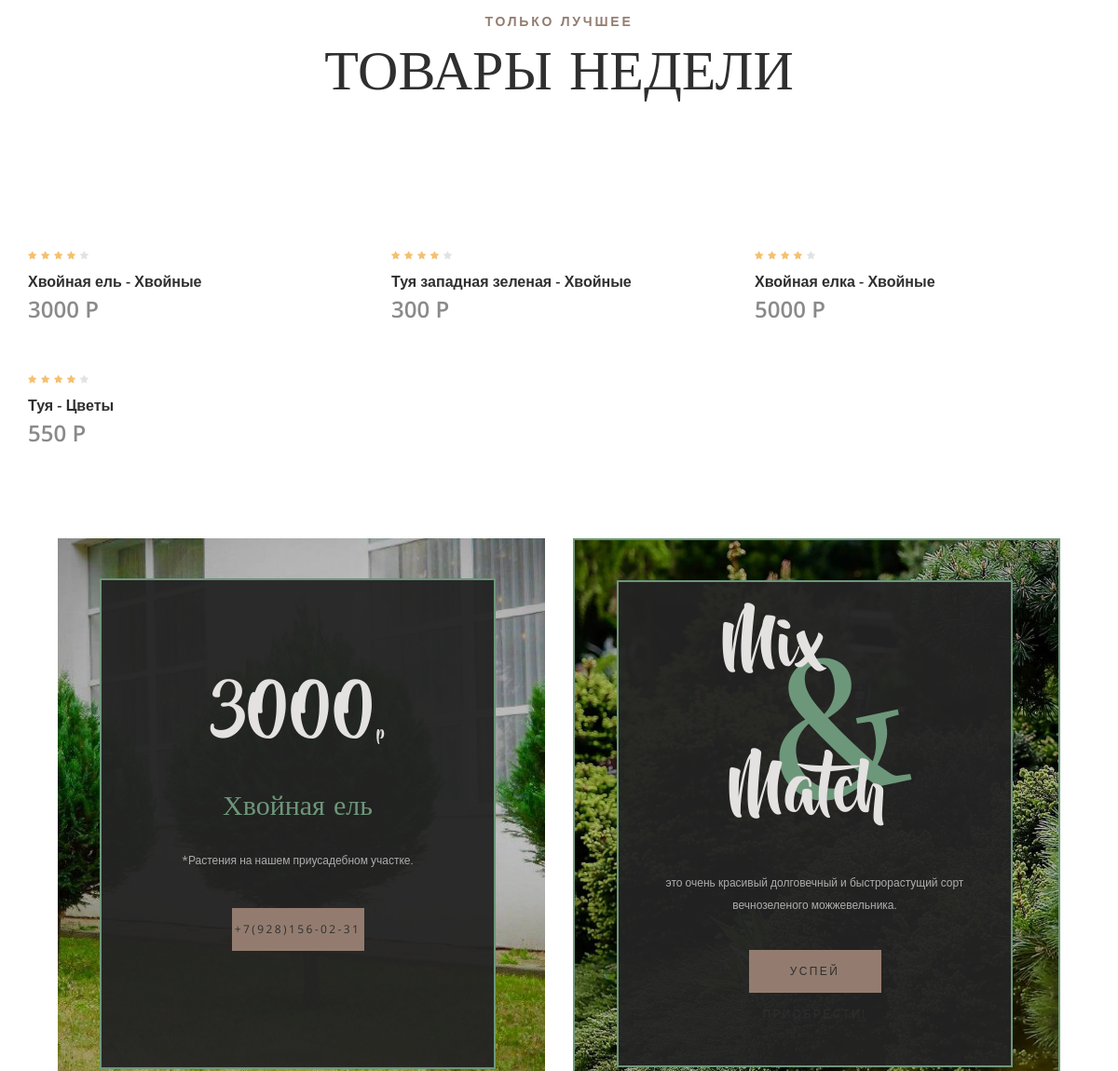
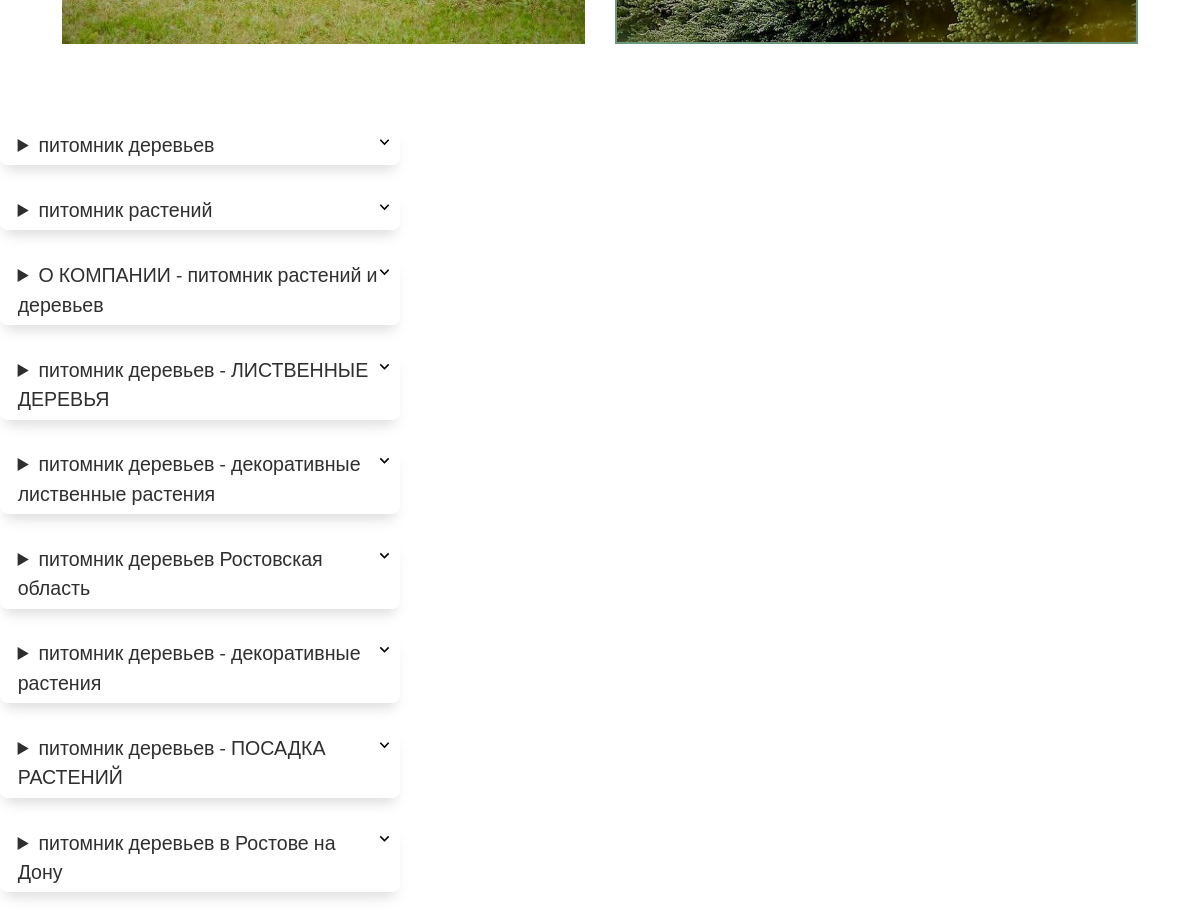
Before: / (middle part) with the older database file (2 pictures, top to bottom).
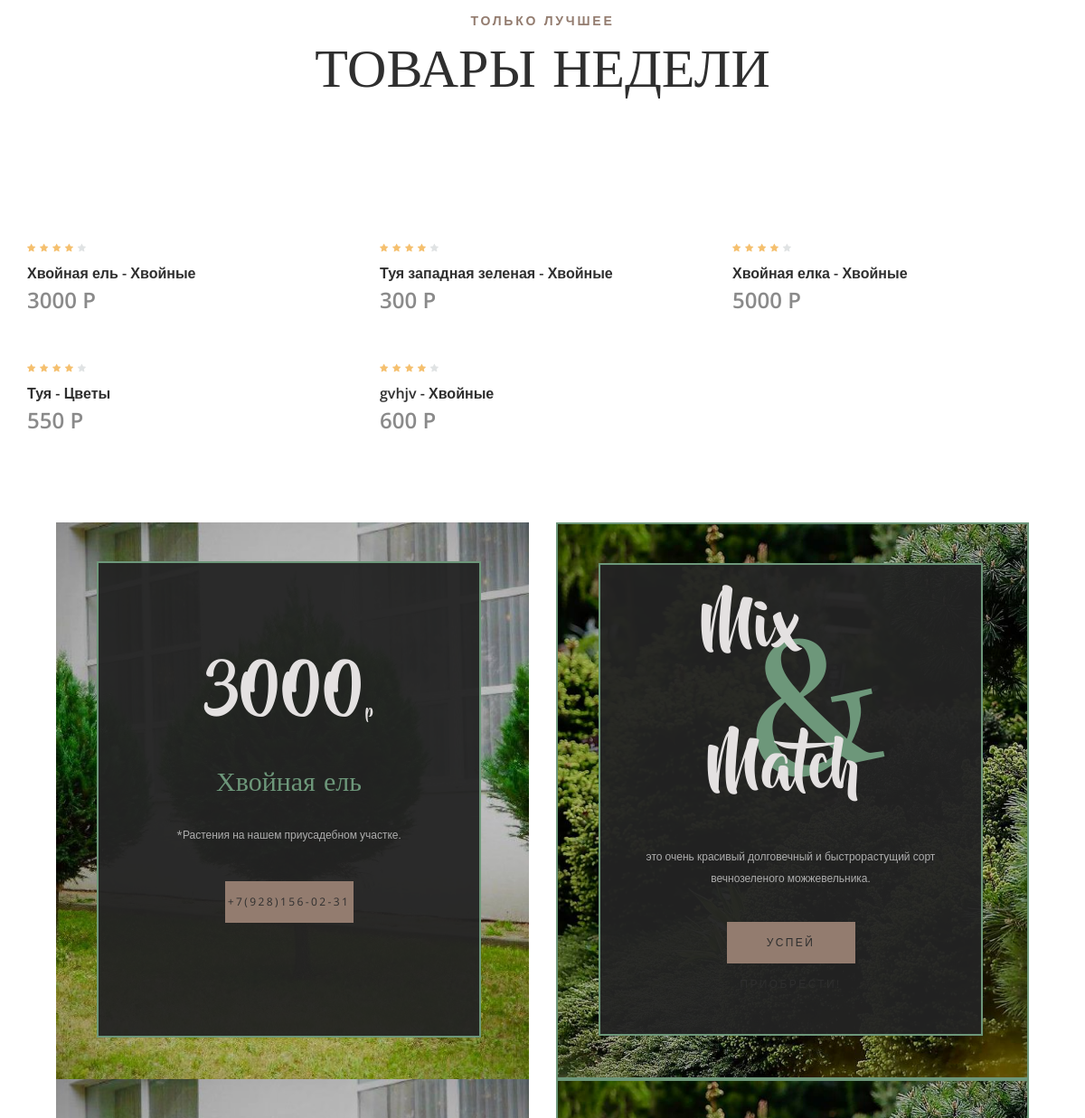
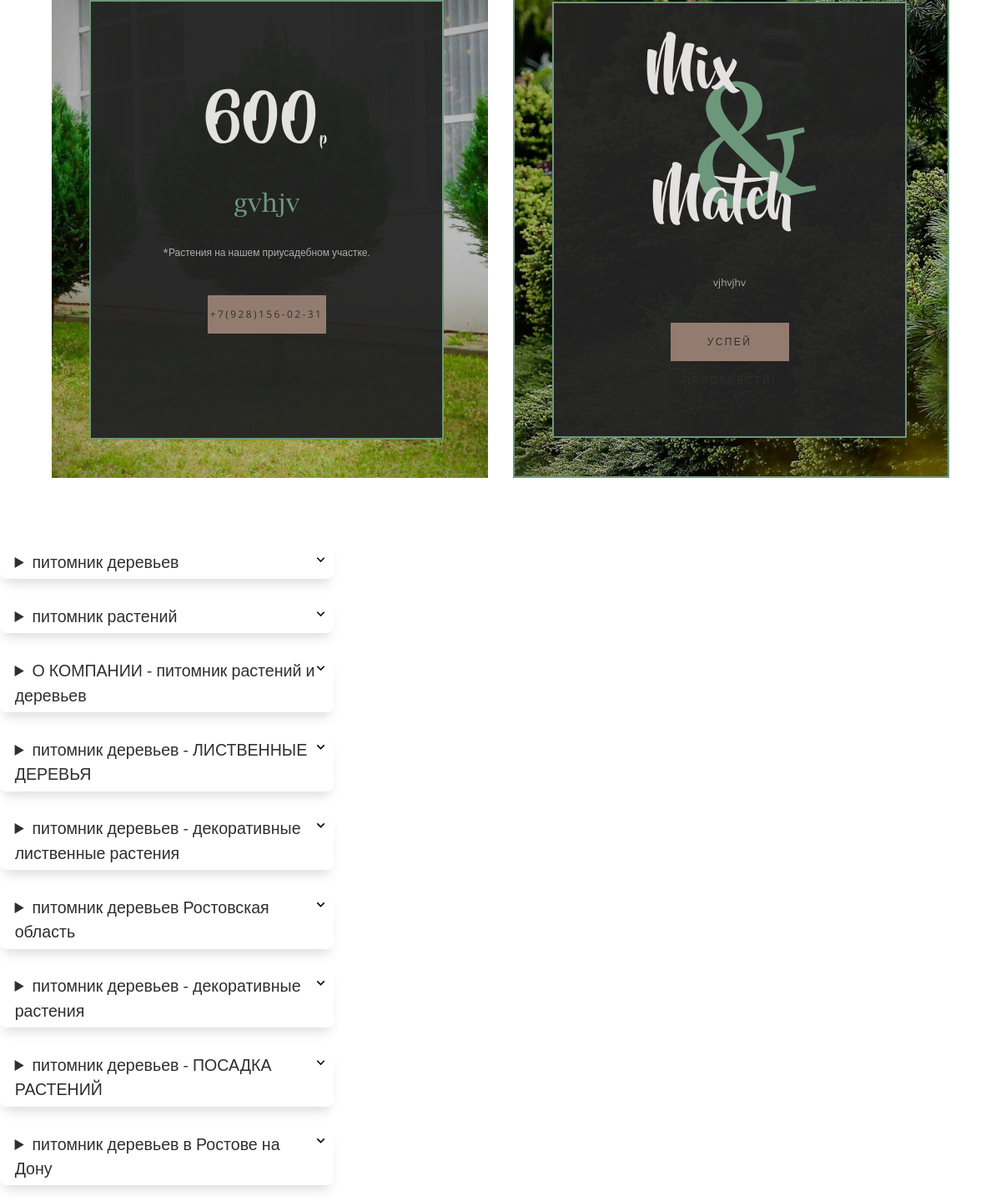
After: the same page with the newer database file (2 pictures, top to bottom).
### main/models.py (models this page shows, shortened)
class Product(models.Model):
    class Meta:
        verbose_name = 'Цветы'
        verbose_name_plural = 'Цветы'
    name = models.CharField(verbose_name='Наименование продукта', max_length=155)
    categories = models.ForeignKey(CategoriesProduct, verbose_name='Категория', on_delete=models.PROTECT)
    photo = models.ImageField(verbose_name='Фотография', upload_to='photo/Products/%Y/%m/%d/')
    description = models.TextField(verbose_name='Краткое описание(300 символов)', max_length=300)
    price = models.IntegerField(verbose_name='Цена')
    is_active = models.BooleanField(verbose_name='Опубликованно')
    popular = models.BooleanField(verbose_name='Отображается на главной странице(может быть 3)')
    product_is_day = models.BooleanField(verbose_name='Продукт недели(может быть один)')

class CategoriesProduct(models.Model):
    class Meta:
        verbose_name = 'Категория цветов'
        verbose_name_plural = 'Категории цветов'
    name = models.CharField(verbose_name='Наименование категории', max_length=100)
    photo = models.ImageField(verbose_name='Фотография', upload_to='photo/categoriesProducts/%Y/%m/%d/')

class Articles(models.Model):
    class Meta:
        verbose_name = 'Статья'
        verbose_name_plural = 'Статьи'
    title = models.CharField(verbose_name='Заголовок', max_length=100)
    content = models.TextField(verbose_name='Контент')

### main/views.py (the view)
# urls.py: path('', show_index, name='index'),
def show_index(req):
    data = {
        'categories': CategoriesProduct.objects.all(),
        'products_is_day': Product.objects.filter(product_is_day=True),
        'products_popular': Product.objects.filter(popular=True),
        'images': MainImg.objects.all(),
        'articles': Articles.objects.all(),
    }
    return render(req, 'main/index.html', data)

### main/templates/main/index.html (shortened to what this page needs)
{% load static %}
<!DOCTYPE html>
<html lang="en">
<head>
<link rel="stylesheet" type="text/css" href="{% static 'main/css/bootstrap4/bootstrap.min.css' %}">
<link rel="stylesheet" type="text/css" href="{% static 'main/css/blog.css' %}">
<link href="{% static 'main/plugins/font-awesome-4.7.0/css/font-awesome.min.css' %}" rel="stylesheet" type="text/css">
<link rel="stylesheet" type="text/css" href="{% static 'main/plugins/OwlCarousel2-2.2.1/owl.carousel.css' %}">
<link rel="stylesheet" type="text/css" href="{% static 'main/plugins/OwlCarousel2-2.2.1/owl.theme.default.css' %}">
<link rel="stylesheet" type="text/css" href="{% static 'main/plugins/OwlCarousel2-2.2.1/animate.css' %}">
<link href="{% static 'main/plugins/colorbox/colorbox.css' %}" rel="stylesheet" type="text/css">
<link rel="stylesheet" type="text/css" href="{% static 'main/css/main_styles.css' %}">
<link rel="stylesheet" type="text/css" href="{% static 'main/css/contact.css' %}">
<link rel="stylesheet" type="text/css" href="{% static 'main/css/contact_responsive.css' %}">
<link rel="stylesheet" type="text/css" href="{% static 'main/css/responsive.css' %}">
</head>
<body>
<div class="super_container">
	<div class="arrivals">
		<div class="container">
			<div class="row">
				<div class="col">
					<div class="section_title_container text-center">
						<div class="section_subtitle">только лучшее</div>
						<div class="section_title">товары недели</div>
					</div>
				</div>
			</div>
			<div class="row products_container">
				{% for product in products_popular %}
						<div class="col-lg-4 product_col">
							<div class="product">
								<div class="product_image">
								</div>
								<div class="rating rating_4">
									<i class="fa fa-star"></i>
									<i class="fa fa-star"></i>
									<i class="fa fa-star"></i>
									<i class="fa fa-star"></i>
									<i class="fa fa-star"></i>
								</div>
								<div class="product_content clearfix">
									<div class="product_info">
										<div class="product_name"><a>{{ product.name }} - {{ product.categories.name }}</a></div>
										<div class="product_price">{{ product.price }} P</div>
									</div>
								</div>
							</div>
						</div>
				{% endfor %}
			</div>
		</div>
	</div>
	{% for product in products_is_day %}
			<div class="extra clearfix">
				<div class="extra_promo extra_promo_1">
					<div class="extra_1_content d-flex flex-column align-items-center justify-content-center text-center">
						<div class="extra_1_price">{{ product.price }}<span>p</span></div>
						<div class="extra_1_title">{{ product.name }}</div>
						<div class="extra_1_text">*Растения на нашем приусадебном участке.</div>
						<div class="button extra_1_button"><a>+7(928)156-02-31</a></div>
					</div>
				</div>
				<div class="extra_promo extra_promo_2">
					<div class="extra_2_content d-flex flex-column align-items-center justify-content-center text-center">
						<div class="extra_2_title">
							<div class="extra_2_center">&</div>
							<div class="extra_2_top">Mix</div>
							<div class="extra_2_bottom">Match</div>
						</div>
						<div class="extra_2_text">{{ product.description }}</div>
						<div class="button extra_2_button"><a>Успей приобрести!</a></div>
					</div>
				</div>
			</div>
	{% endfor %}
<div class="accordions">
	{% for article in articles %}
	<details>
		<summary>
			{{ article.title }}
		</summary>
	</details>
	{% endfor %}
</div>
	<br>
	<br>
	<br>
	<br>
</div>
</body>
</html>

Changed rows visible on the page:
added Product: name "gvhjv", categories.name "Хвойные", price "600", description "vjhvjhv"
